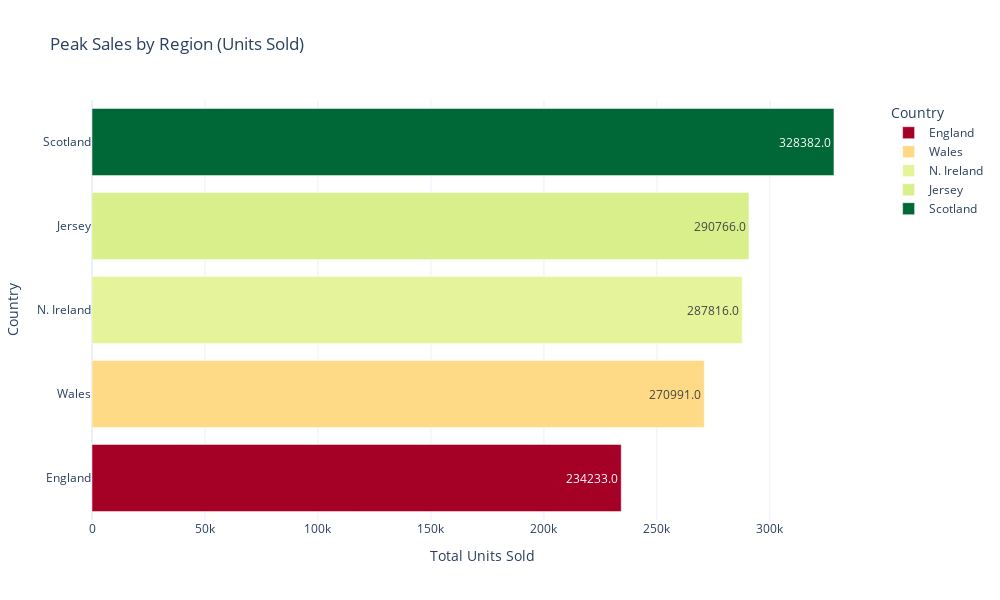

Source (notebook cell):
### Code cell
# Region peaks in sales over time


# Aggregate total units sold by region
regional_sales = df_iqr.groupby('Country(UK)')['Units Sold'].sum().reset_index()
# Sort the regions by Units Sold for better visual order (ascending)
regional_sales = regional_sales.sort_values('Units Sold', ascending=True)

#  Prepare a color gradient for the bars
min_val = regional_sales['Units Sold'].min()
max_val = regional_sales['Units Sold'].max()
# Using colormap 
cmap = plt.get_cmap('RdYlGn')
# Build horizontal bar chart with gradient colors
fig = go.Figure()

# Loop through each row to assign a color based on normalized Units Sold
for i, row in regional_sales.iterrows():
    # Normalize value between 0 and 1
    norm = (row['Units Sold'] - min_val) / (max_val - min_val)
    rgba = cmap(norm)  # Get RGBA color from colormap
    hex_color = mcolors.to_hex(rgba)  # Convert RGBA to hex for Plotly
    # Add a horizontal bar for this country
    fig.add_trace(go.Bar(x=[row['Units Sold']], y=[row['Country(UK)']], orientation='h', name=row['Country(UK)'],    
        marker_color=hex_color, text=[row['Units Sold']]))

# Customize layout
fig.update_layout(title='Peak Sales by Region (Units Sold)', xaxis_title='Total Units Sold', yaxis_title='Country', 
                  width=1000, height=600,legend_title='Country',template='plotly_white')
fig.show()

### Figure 1 — Plotly figure (JSON) as saved in the notebook; plotly's stock layout.template omitted (floating-point values rounded to 4 significant figures)
{"data": [{"marker": {"color": "#a50026"}, "name": "England", "orientation": "h", "text": ["234233.0"], "type": "bar", "x": [234233], "y": ["England"]}, {"marker": {"color": "#feda86"}, "name": "Wales", "orientation": "h", "text": ["270991.0"], "type": "bar", "x": [270991], "y": ["Wales"]}, {"marker": {"color": "#e5f49b"}, "name": "N. Ireland", "orientation": "h", "text": ["287816.0"], "type": "bar", "x": [287816], "y": ["N. Ireland"]}, {"marker": {"color": "#d9ef8b"}, "name": "Jersey", "orientation": "h", "text": ["290766.0"], "type": "bar", "x": [290766], "y": ["Jersey"]}, {"marker": {"color": "#006837"}, "name": "Scotland", "orientation": "h", "text": ["328382.0"], "type": "bar", "x": [328382], "y": ["Scotland"]}], "layout": {"height": 600, "legend": {"title": {"text": "Country"}}, "title": {"text": "Peak Sales by Region (Units Sold)"}, "width": 1000, "xaxis": {"autorange": true, "range": [0, 345700.0], "title": {"text": "Total Units Sold"}, "type": "linear"}, "yaxis": {"autorange": true, "range": [-0.5, 4.5], "title": {"text": "Country"}, "type": "category"}}}
